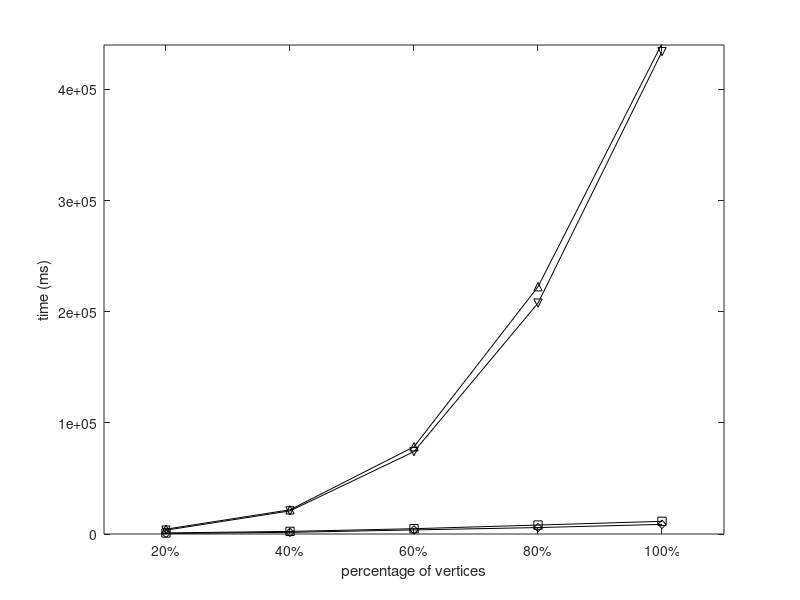

MATLAB code to generate this figure: (Note: this script raises an error after producing the figure.)
set(gcf,'color',[1, 1, 1]);
set(gcf,'unit','centimeters','position',[10 5 9 7]);

x=[1, 2, 3, 4, 5];
y1 = [4347	21769	78509	222493	441364];
y2 = [3454	20776	74131	207760	434081];
y3 = [941	2353	4772	8053	11400];
y4 = [497	1487	3680	5793	8665];



p1= plot(x, y1, '-k^');
hold on;
p2 = plot(x, y2, '-kv');
hold on;
p3 = plot(x, y3, '-ks');
hold on;
p4 = plot(x, y4, '-kd');

xlabel('percentage of vertices');
ylabel('time (ms)');

axis([0.5 5.5 0.0 440000]);

set(gca, 'xtick', 1:5, 'XTickLabel', {'20%','40%','60%','80%','100%'});
leg=legend('Basic','Basic-','Advanced', 'Advanced-', 2);
set(leg,'edgecolor','white');

set(gca, 'FontSize', 12);
set(get(gca, 'XLabel'), 'FontSize',12);
set(get(gca, 'YLabel'), 'FontSize',12);
set(findall(gcf,'type','line'),'linewidth',1.5);
set(gca, 'LineWidth', 1.5);
